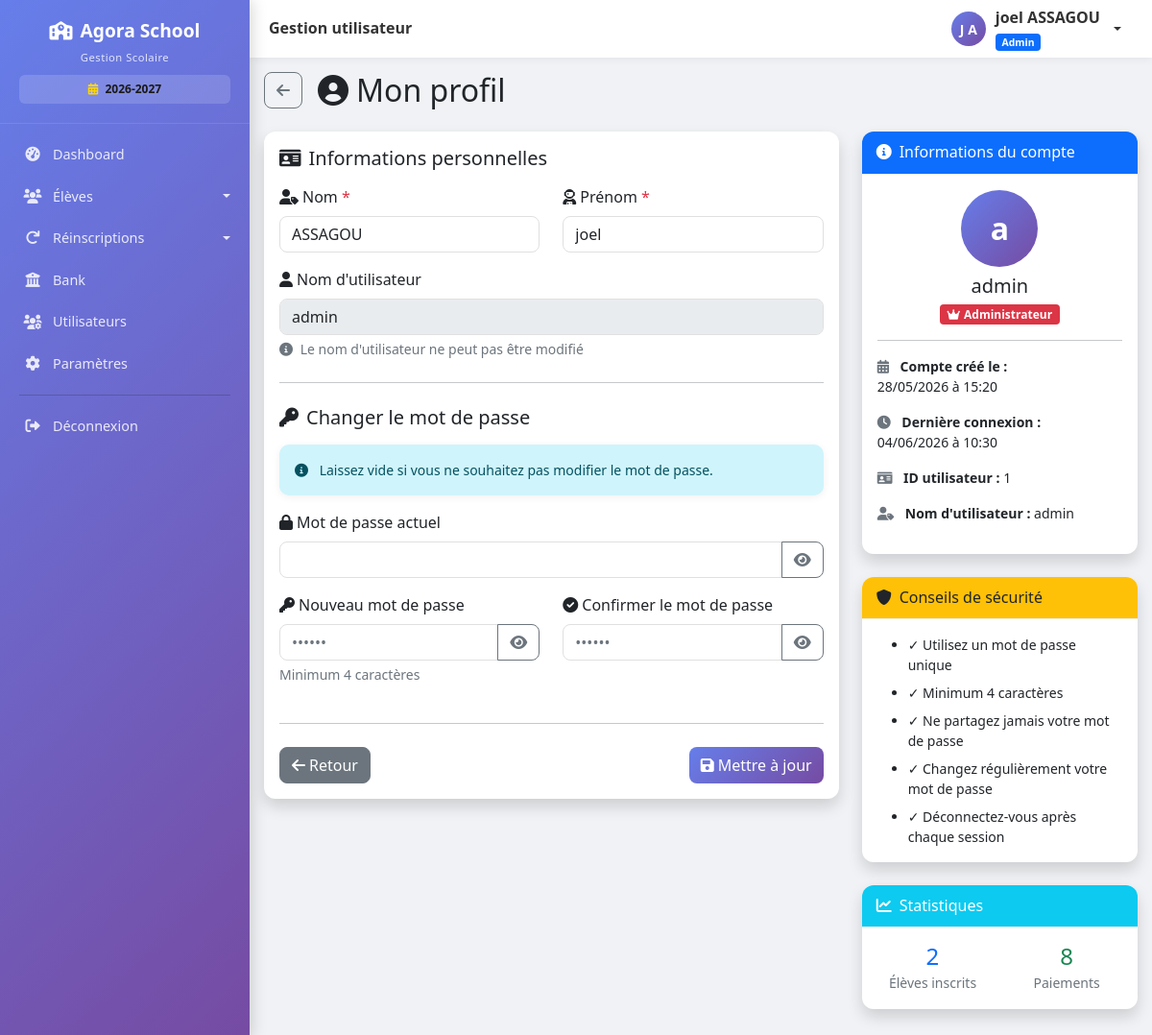
/profil (signed in), run on an earlier commit of the app's database.
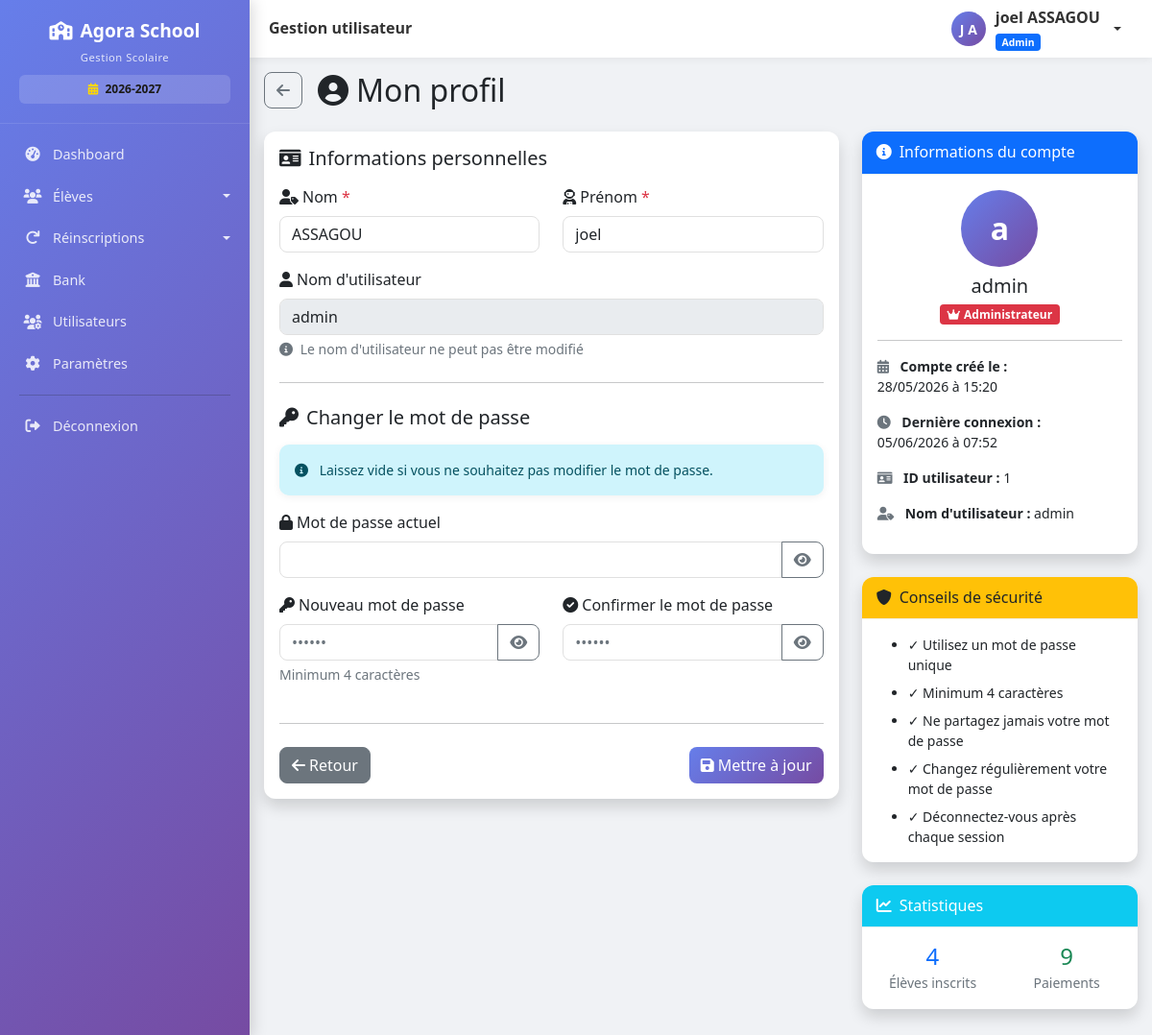
And on a later commit of the database.
### models.py (models this page shows, shortened)
class User(UserMixin, db.Model):
    __tablename__ = 'users'
    id = db.Column(db.Integer, primary_key=True)
    username = db.Column(db.String(80), unique=True, nullable=False, index=True)
    password_hash = db.Column(db.String(200), nullable=False)
    nom = db.Column(db.String(100), nullable=False)
    prenom = db.Column(db.String(100), nullable=False)
    role = db.Column(db.String(20), default='user')  # admin, comptable, user
    actif = db.Column(db.Boolean, default=True)
    created_at = db.Column(db.DateTime, default=datetime.utcnow)
    last_login = db.Column(db.DateTime, nullable=True)
    @property
    def nom_complet(self):
        return f"{self.prenom} {self.nom}"

### routes.py (the view, shortened to what this page needs)
@app.route('/profil', methods=['GET', 'POST'])
@login_required
def profil():
    total_eleves_inscrits = Eleve.query.count()
    total_paiements_effectues = Paiement.query.count()
    eleves_avec_solde = sum(1 for e in Eleve.query.all() if e.solde > 0)
    return render_template('utilisateurs/profil.html',
                         user=current_user,
                         total_eleves_inscrits=total_eleves_inscrits,
                         total_paiements_effectues=total_paiements_effectues,
                         eleves_avec_solde=eleves_avec_solde)

### app.py (called while the page is built)
@app.after_request
def close_db_connection(response):
    try:
        db.session.close()
    except:
        pass
    return response

### models.py (called while the page is built, shortened)
    @classmethod
    def get(cls, cle, default=None):
        param = cls.query.filter_by(cle=cle).first()
        return param.valeur if param else default

    @property
    def frais_scolarite_base(self):
        if not self.sous_groupe_id:
            return 0
        sous_groupe = SousGroupe.query.get(self.sous_groupe_id)
        if not sous_groupe:
            return 0
        tarif = TarifFraisAffecte.query.filter_by(
            groupe_id=sous_groupe.groupe_id,
            est_affecte=self.est_affecte_etat,
            type_tarif='scolarite',  # ← AJOUTER CETTE LIGNE
            actif=True
        ).first()
        if tarif:
            return tarif.montant

    @property
    def frais_transport(self):
        if self.transport_option:
            return self.transport_option.montant_supplement
        return 0

    @property
    def frais_cantine(self):
        if self.cantine_option:
            return self.cantine_option.montant
        return 0

    @property
    def solde(self):
        return self.frais_scolarite_total - self.montant_paye_reel

### templates/utilisateurs/profil.html (shortened to what the changed rows need)
{% extends "base.html" %}
{% block content %}
<div class="d-flex align-items-center mb-4">
    <h2 class="mb-0"><i class="fas fa-user-circle me-2"></i>Mon profil</h2>
</div>
<div class="row">
    <div class="col-lg-8">
        <div class="card shadow">
            <div class="card-body">
                <form method="POST" id="profileForm">
                    <div class="row">
                        <div class="col-md-6 mb-3">
                            <label for="nom" class="form-label">
                                <i class="fas fa-user-tag me-1"></i>Nom
                                <span class="text-danger">*</span>
                            </label>
                            <input type="text"
                                   class="form-control"
                                   id="nom"
                                   name="nom"
                                   value="{{ current_user.nom }}"
                                   required
                                   minlength="2">
                        </div>
                        <div class="col-md-6 mb-3">
                            <label for="prenom" class="form-label">
                                <i class="fas fa-user-astronaut me-1"></i>Prénom
                                <span class="text-danger">*</span>
                            </label>
                            <input type="text"
                                   class="form-control"
                                   id="prenom"
                                   name="prenom"
                                   value="{{ current_user.prenom }}"
                                   required
                                   minlength="2">
                        </div>
                    </div>
                    <div class="mb-3">
                        <label class="form-label">
                            <i class="fas fa-user me-1"></i>Nom d'utilisateur
                        </label>
                        <input type="text" class="form-control" value="{{ current_user.username }}" disabled>
                        <div class="form-text text-muted">
                            <i class="fas fa-info-circle me-1"></i>
                            Le nom d'utilisateur ne peut pas être modifié
                        </div>
                    </div>
                </form>
            </div>
        </div>
    </div>
    <div class="col-lg-4">
        <div class="card shadow mb-4">
            <div class="card-body">
                <div class="text-center mb-3">
                    <div class="avatar-lg mx-auto mb-2">
                        <span class="avatar-initials">{{ current_user.username[0] }}</span>
                    </div>
                    <h5 class="mb-1">{{ current_user.username }}</h5>
                    <span class="badge {% if current_user.role == 'admin' %}bg-danger{% elif current_user.role == 'comptable' %}bg-warning text-dark{% else %}bg-info{% endif %}">
                        {% if current_user.role == 'admin' %}
                            <i class="fas fa-crown me-1"></i>Administrateur
                        {% elif current_user.role == 'comptable' %}
                            <i class="fas fa-calculator me-1"></i>Comptable
                        {% else %}
                            <i class="fas fa-user me-1"></i>Opérateur
                        {% endif %}
                    </span>
                </div>
                <ul class="list-unstyled small">
                    <li class="mb-3">
                        <i class="fas fa-calendar-alt me-2 text-muted"></i>
                        <strong>Compte créé le :</strong><br>
                        {{ current_user.created_at.strftime('%d/%m/%Y à %H:%M') if current_user.created_at else 'N/A' }}
                    </li>
                    <li class="mb-3">
                        <i class="fas fa-clock me-2 text-muted"></i>
                        <strong>Dernière connexion :</strong><br>
                        {{ current_user.last_login.strftime('%d/%m/%Y à %H:%M') if current_user.last_login else 'Première connexion' }}
                    </li>
                    <li class="mb-3">
                        <i class="fas fa-id-card me-2 text-muted"></i>
                        <strong>ID utilisateur :</strong> {{ current_user.id }}
                    </li>
                    <li>
                        <i class="fas fa-user-tag me-2 text-muted"></i>
                        <strong>Nom d'utilisateur :</strong> {{ current_user.username }}
                    </li>
                </ul>
            </div>
        </div>
        <div class="card shadow mt-4">
            <div class="card-body">
                <div class="row text-center">
                    <div class="col-6">
                        <h4 class="text-primary mb-0">{{ total_eleves_inscrits|default(0) }}</h4>
                        <small class="text-muted">Élèves inscrits</small>
                    </div>
                    <div class="col-6">
                        <h4 class="text-success mb-0">{{ total_paiements_effectues|default(0) }}</h4>
                        <small class="text-muted">Paiements</small>
                    </div>
                </div>
            </div>
        </div>
    </div>
</div>
{% endblock %}

### templates/base.html (shortened to what the changed rows need)
<!DOCTYPE html>
<html lang="fr">
<head>
    <link href="https://cdn.jsdelivr.net/npm/bootstrap@5.1.3/dist/css/bootstrap.min.css" rel="stylesheet">
    <link rel="stylesheet" href="https://cdnjs.cloudflare.com/ajax/libs/font-awesome/6.0.0/css/all.min.css">
    <link href="https://cdn.datatables.net/1.11.5/css/dataTables.bootstrap5.min.css" rel="stylesheet">
</head>
<body>
    <div class="app-layout">
        <main class="main-area">
            {% if current_user.is_authenticated %}
            <header class="topbar">
                <div class="d-flex align-items-center gap-2">
                    <h5>{% block page_title %}Gestion utilisateur{% endblock %}</h5>
                </div>
                <div class="dropdown">
                    <a href="#" class="user-dropdown dropdown-toggle" data-bs-toggle="dropdown" aria-label="Menu utilisateur">
                        <div class="user-avatar">
                            {{ current_user.prenom[0]|upper if current_user.prenom else current_user.username[0]|upper }}
                            {{ current_user.nom[0]|upper if current_user.nom else '' }}
                        </div>
                        <div class="d-none d-md-block text-start">
                            <strong>{{ current_user.nom_complet or current_user.username }}</strong>
                            <div>
                                <span class="badge bg-{{ 'primary' if current_user.role == 'admin' else 'warning' if current_user.role == 'comptable' else 'info' }}"
                                      style="font-size:0.65rem;">
                                    {{ current_user.role|capitalize }}
                                </span>
                            </div>
                        </div>
                    </a>
                </div>
            </header>
            {% endif %}
            <div class="page-content" id="pageContent">
                {% block content %}{% endblock %}
            </div>
        </main>
    </div>
</body>
</html>

What changed in the data, as far as the page shows it:
changed User "admin": last_login "04/06/2026 à 10:30" → "05/06/2026 à 07:52"
Also different on the page:
{{ total_eleves_inscrits|default(0) }}: "2" → "4"
{{ total_paiements_effectues|default(0) }}: "8" → "9"
